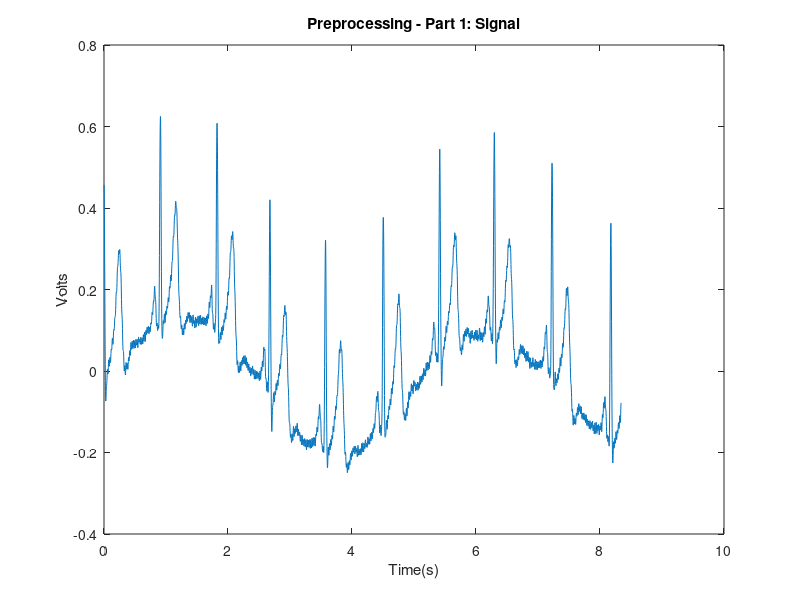
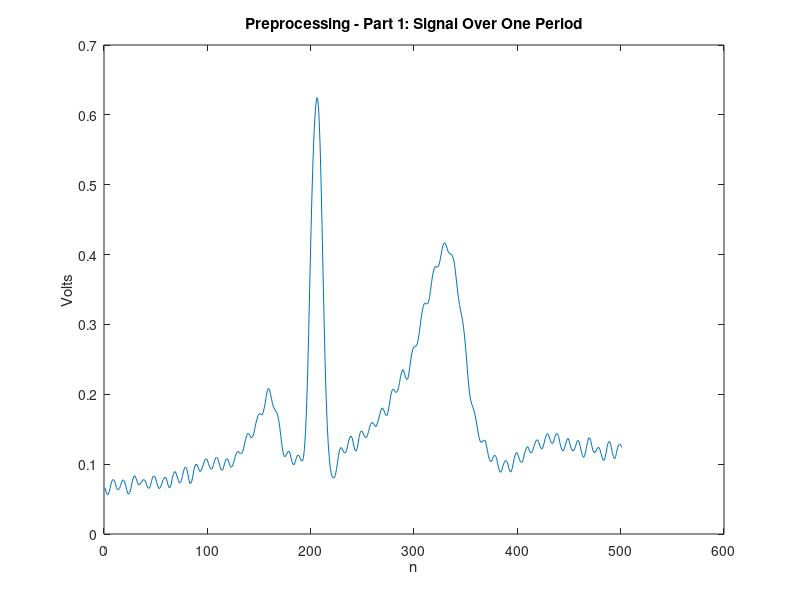
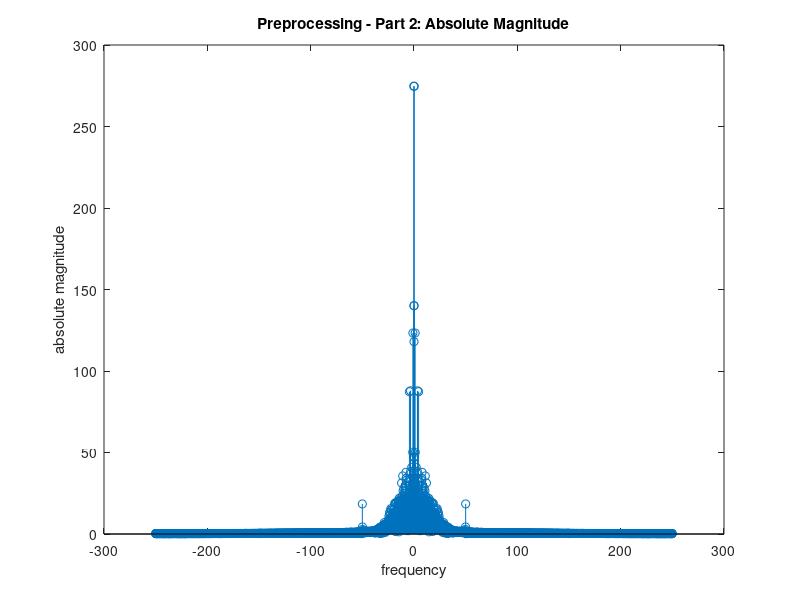
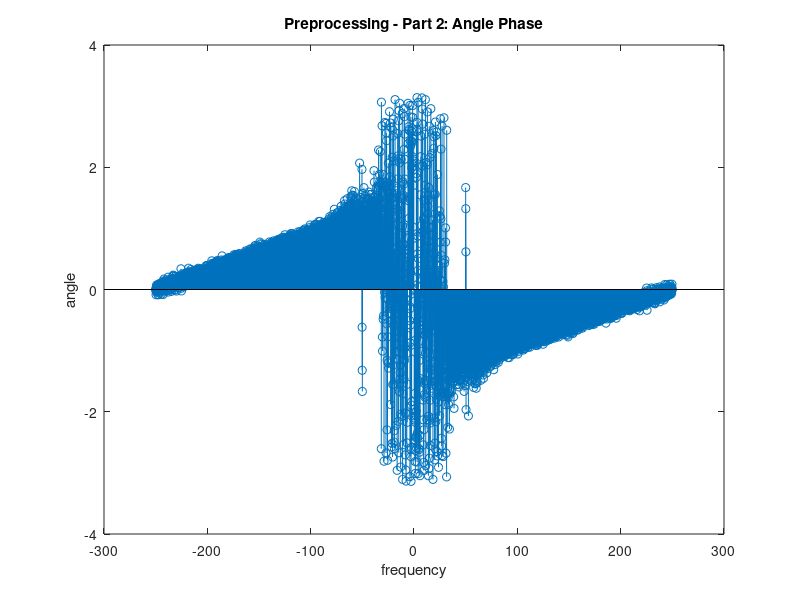

MATLAB code to generate these figures, in order: (Note: this script raises an error after producing the figures.)
%% Preprocessing
%% Part 1 - Visual Signal Validation
% After loading the data into the workspace, we plot the signal using
% sampling frequency in time domain and consequently, over one period.
ECG = load('Data.mat');
d = ECG.data.signal;
fs = ECG.data.samplingfreq;
unit = ECG.data.measurement_unit;
x = (250:+1:250+fs);
t = (1:+1:length(d))./fs;
figure(1);
plot(t,d);
xlabel('Time(s)');
ylabel(unit);
title('Preprocessing - Part 1: Signal');
p = d(x);
figure(2);
plot(p);
ylabel(unit);
xlabel('n');
title('Preprocessing - Part 1: Signal Over One Period');
%% Part 2 - FFT of the Signal
% We plot the signal in frequency domain using techniques learnt in
% previous assignments.
y = fft(d);
d_f = fftshift(y);
ny = length(y);
fd_f = (-ny/2:ny/2-1)*(fs/ny);
figure(3);
stem(fd_f, abs(d_f));
xlabel('frequency');
ylabel('absolute magnitude');
title('Preprocessing - Part 2: Absolute Magnitude');
figure(4);
stem(fd_f, angle(d_f));
xlabel('frequency');
ylabel('angle');
title('Preprocessing - Part 2: Angle Phase');
%% Part 3 - Motion Artifact Removal
% By a little amount of search through the internet, we figure that the
% appropriate cut off frequency is 2 Hz. We can easily design an ideal high
% pass filter by just assigning 0 to the values in the corresponding interval.
cof = 2; % cut off frequency
b = cof.*ny./fs; % stop band
hb = floor(b); % high band
lb = ceil(-1.*b); % lower band
mar_f = d_f; % motion artifact removed
mar_f([lb+ny/2+1:hb+ny/2+1])=0; % ideal high pass filter
mar = ifft(ifftshift(mar_f));
figure(5);
plot(t,mar);
ylabel(unit);
xlabel('Time(s)');
title('Preprocessing - Part 3: Motion Artifact Removed');
figure(6);
stem(fd_f, abs(mar_f));
xlabel('frequency');
ylabel('absolute magnitude');
title('Preprocessing - Part 3: Absolute Magnitude');
figure(7);
stem(fd_f, angle(mar_f));
xlabel('frequency');
ylabel('angle');
title('Preprocessing - Part 3: Angle Phase');
%% Part 4 - Line Noise Removal
% Having a glance on the signal in frequency domain, it is easily seen that
% the line noise is at 50 Hz. We remove this frequency by applying a notch
% filter with proper bandwidth and attenuation.
fn = 50; % notch frequency
bw = 120; % bandwidth
apass = 1; % bandwidth attenuation
[b,a]=iirnotch(fn/(fs/2),bw/(fs/2),apass);
hd=dfilt.df2(b,a);
r = mar./max(mar);
lnr=filter(hd,r); % line noise removed
figure(8);
plot(t,lnr);
ylabel(unit);
xlabel('Time(s)');
title('Preprocessing - Part 4: Line Noise Removed');
y2 = fft(lnr);
lnr_f = fftshift(y2);
ny2 = length(y2);
flnr_f = (-ny2/2:ny2/2-1)*(fs/ny2);
figure(9);
stem(flnr_f, abs(lnr_f));
xlabel('frequency');
ylabel('absolute magnitude');
title('Preprocessing - Part 4: Absolute Magnitude');
figure(10);
stem(flnr_f, angle(lnr_f));
xlabel('frequency');
ylabel('angle');
title('Preprocessing - Part 4: Angle Phase');
%% Part 5 - SNR Increasing
% The obw() function gives us the band in which the signal has 99% of its
% power. So we just basically remove other frequencies out of this range
% by using an ideal low pass filter.
[wd,lo,hi,power]=obw(lnr,fs);
b = hi.*ny./fs; % stop band
hb = floor(b); % high band
lb = ceil(-1.*b); % lower band
snr_inc_f = zeros(ny,1); % SNR increasing
for i=1:ny
    if (i>=lb+ny/2+1 && i<=hb+ny/2+1)
        snr_inc_f(i)=lnr_f(i); % ideal low pass filter
    end
end
snr_inc = ifft(ifftshift(snr_inc_f));
figure(11);
plot(t,snr_inc);
ylabel(unit);
xlabel('Time(s)');
title('Preprocessing - Part 5: SNR Increased');
figure(12);
stem(fd_f, abs(snr_inc_f));
xlabel('frequency');
ylabel('absolute magnitude');
title('Preprocessing - Part 5: Absolute Magnitude');
figure(13);
stem(fd_f, angle(snr_inc_f));
xlabel('frequency');
ylabel('angle');
title('Preprocessing - Part 5: Angle Phase');